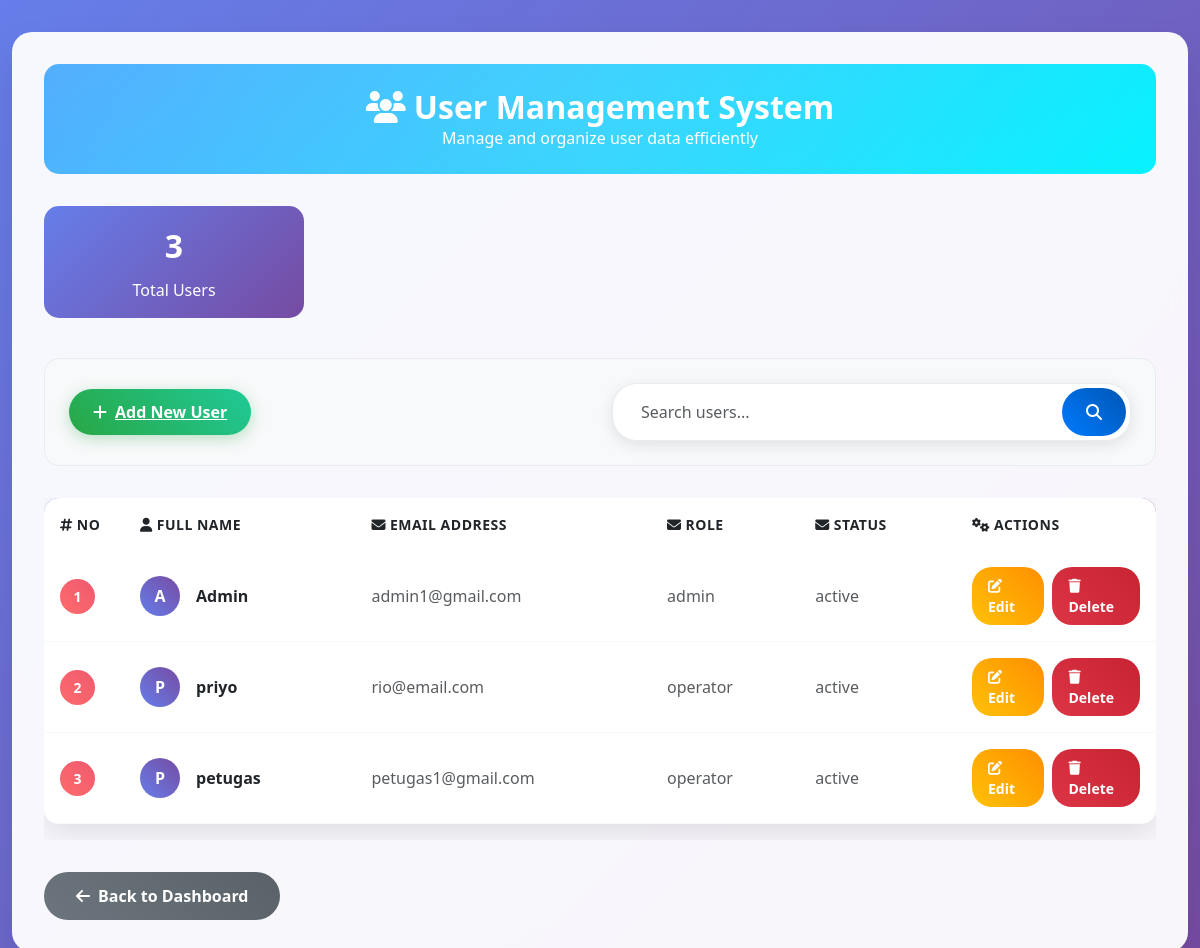
/views/users.php (signed in), run on the app's committed database.
### tables this page shows
CREATE TABLE `users` (
  `id` int(11) NOT NULL,
  `name` varchar(255) NOT NULL,
  `email` varchar(255) NOT NULL,
  `password` varchar(255) NOT NULL,
  `role` enum('admin','operator','viewer') DEFAULT 'operator',
  `status` enum('active','inactive') DEFAULT 'active',
  `created_at` timestamp NULL DEFAULT current_timestamp(),
  `updated_at` timestamp NULL DEFAULT current_timestamp() ON UPDATE current_timestamp()
);

### views/users.php (the view, shortened to what this page needs)
<?php
include '../config/panggil.php';
$result = $conn->query("SELECT * FROM users ORDER BY id ASC");
?>
<!DOCTYPE html>
<html lang="en">
<head>
    <link href="https://cdn.jsdelivr.net/npm/bootstrap@5.3.0/dist/css/bootstrap.min.css" rel="stylesheet">
    <link href="https://cdnjs.cloudflare.com/ajax/libs/font-awesome/6.4.0/css/all.min.css" rel="stylesheet">
</head>
<body>
<div class="container-fluid">
    <div class="main-container">
        <div class="page-header">
            <h2><i class="fas fa-users me-2"></i>User Management System</h2>
            <p class="mb-0">Manage and organize user data efficiently</p>
        </div>
        <div class="row mb-4">
            <div class="col-md-3">
                <div class="stats-card">
                    <div class="stats-number"><?= $result->num_rows; ?></div>
                    <div>Total Users</div>
                </div>
            </div>
        </div>
        <div class="action-bar">
            <div class="row align-items-center">
                <div class="col-md-6">
                    <a href="tambah-user.php" class="btn-add">
                        <i class="fas fa-plus me-2"></i>Add New User
                    </a>
                </div>
                <div class="col-md-6">
                    <form class="search-form d-flex" method="get">
                        <input class="form-control me-2" type="search" name="q" placeholder="Search users...">
                        <button class="btn-search" type="submit">
                            <i class="fas fa-search"></i>
                        </button>
                    </form>
                </div>
            </div>
        </div>
        <?php if ($result->num_rows > 0): ?>
        <div class="table-responsive">
            <table class="table data-table">
                <thead>
                    <tr>
                        <th style="width: 80px;">
                            <i class="fas fa-hashtag me-1"></i>No
                        </th>
                        <th>
                            <i class="fas fa-user me-1"></i>Full Name
                        </th>
                        <th>
                            <i class="fas fa-envelope me-1"></i>Email Address
                        </th>
                        <th>
                            <i class="fas fa-envelope me-1"></i>Role
                        </th>
                        <th>
                            <i class="fas fa-envelope me-1"></i>Status
                        </th>
                        <th style="width: 200px;">
                            <i class="fas fa-cogs me-1"></i>Actions
                        </th>
                    </tr>
                </thead>
                <tbody>
                    <?php
                    $no = 1;
                    while ($row = $result->fetch_assoc()):
                    ?>
                    <tr>
                        <td>
                            <div class="row-number"><?= $no++; ?></div>
                        </td>
                        <td>
                            <div class="d-flex align-items-center">
                                <div class="avatar me-3" style="width: 40px; height: 40px; background: linear-gradient(45deg, #667eea, #764ba2); border-radius: 50%; display: flex; align-items: center; justify-content: center; color: white; font-weight: 700;">
                                    <?= strtoupper(substr($row['name'], 0, 1)); ?>
                                </div>
                                <div>
                                    <div class="fw-bold"><?= htmlspecialchars($row['name']); ?></div>
                                </div>
                            </div>
                        </td>
                        <td>
                            <span class="text-muted"><?= htmlspecialchars($row['email']); ?></span>
                        </td>
                        <td>
                            <span class="text-muted"><?= htmlspecialchars($row['role']); ?></span>
                        </td>
                        <td>
                            <span class="text-muted"><?= htmlspecialchars($row['status']); ?></span>
                        </td>
                        <td>
                            <div class="action-buttons">
                                <a href="edit-user.php?id=<?= $row['id']; ?>" class="btn-edit">
                                    <i class="fas fa-edit me-1"></i>Edit
                                </a>
                                <a href="hapus-user.php?id=<?= $row['id']; ?>" class="btn-delete" onclick="return confirm('Are you sure you want to delete this user?')">
                                    <i class="fas fa-trash me-1"></i>Delete
                                </a>
                            </div>
                        </td>
                    </tr>
                    <?php endwhile; ?>
                </tbody>
            </table>
        </div>
        <?php endif; ?>
        <a href="dashboard.php" class="back-button">
            <i class="fas fa-arrow-left"></i>Back to Dashboard
        </a>
    </div>
</div>
</body>
</html>

### views/users.php (style rules this page uses)
body { background: linear-gradient(135deg, #667eea 0%, #764ba2 100%); min-height: 100vh; font-family: 'Segoe UI', Tahoma, Geneva, Verdana, sans-serif; }
.main-container { background: rgba(255, 255, 255, 0.95); backdrop-filter: blur(10px); border-radius: 20px; box-shadow: 0 20px 40px rgba(0,0,0,0.1); margin: 2rem auto; padding: 2rem; max-width: 1200px; }
.page-header { background: linear-gradient(135deg, #4facfe 0%, #00f2fe 100%); color: white; padding: 1.5rem; border-radius: 15px; margin-bottom: 2rem; text-align: center; position: relative; overflow: hidden; }
.page-header::before { content: ''; position: absolute; top: -50%; left: -50%; width: 200%; height: 200%; background: radial-gradient(circle, rgba(255,255,255,0.1) 0%, transparent 70%); animation: shimmer 3s infinite; }
.page-header h2 { margin: 0; font-weight: 700; font-size: 2rem; position: relative; z-index: 1; }
.action-bar { background: #f8f9fa; padding: 1.5rem; border-radius: 15px; margin-bottom: 2rem; border: 1px solid #e9ecef; }
.btn-add { background: linear-gradient(45deg, #28a745, #20c997); border: none; padding: 0.75rem 1.5rem; border-radius: 25px; color: white; font-weight: 600; transition: all 0.3s ease; box-shadow: 0 4px 15px rgba(40, 167, 69, 0.3); }
.search-form { background: white; border-radius: 25px; padding: 0.25rem; box-shadow: 0 4px 15px rgba(0,0,0,0.1); border: 1px solid #e9ecef; }
.search-form .form-control { border: none; border-radius: 25px; padding: 0.75rem 1.5rem; background: transparent; }
.btn-search { background: linear-gradient(45deg, #007bff, #0056b3); border: none; border-radius: 25px; padding: 0.75rem 1.5rem; color: white; font-weight: 600; transition: all 0.3s ease; }
.data-table { background: white; border-radius: 15px; overflow: hidden; box-shadow: 0 10px 30px rgba(0,0,0,0.1); border: none; }
.data-table thead { background: linear-gradient(135deg, #667eea 0%, #764ba2 100%); color: white; }
.data-table th { border: none; padding: 1rem; font-weight: 600; text-transform: uppercase; letter-spacing: 0.5px; font-size: 0.875rem; }
.data-table td { border: none; padding: 1rem; vertical-align: middle; border-bottom: 1px solid #f8f9fa; }
.data-table tbody tr { transition: all 0.3s ease; }
.row-number { background: linear-gradient(45deg, #ff6b6b, #ee5a6f); color: white; width: 35px; height: 35px; border-radius: 50%; display: flex; align-items: center; justify-content: center; font-weight: 700; font-size: 0.875rem; }
.action-buttons { display: flex; gap: 0.5rem; }
.btn-edit { background: linear-gradient(45deg, #ffc107, #ff8f00); color: white; border: none; padding: 0.5rem 1rem; border-radius: 20px; font-size: 0.875rem; font-weight: 600; transition: all 0.3s ease; text-decoration: none; }
.btn-delete { background: linear-gradient(45deg, #dc3545, #c82333); color: white; border: none; padding: 0.5rem 1rem; border-radius: 20px; font-size: 0.875rem; font-weight: 600; transition: all 0.3s ease; text-decoration: none; }
.back-button { background: linear-gradient(45deg, #6c757d, #5a6268); color: white; padding: 0.75rem 2rem; border-radius: 25px; text-decoration: none; font-weight: 600; transition: all 0.3s ease; display: inline-flex; align-items: center; gap: 0.5rem; margin-top: 2rem; }
.stats-card { background: linear-gradient(135deg, #667eea 0%, #764ba2 100%); color: white; padding: 1rem; border-radius: 15px; text-align: center; margin-bottom: 1rem; }
.stats-number { font-size: 2rem; font-weight: 700; margin-bottom: 0.5rem; }

### data on the page
users: name "A", name "Admin", email "admin1@gmail.com", role "admin", status "active"
users: name "P", name "priyo", email "rio@email.com", role "operator", status "active"
users: name "P", name "petugas", email "petugas1@gmail.com", role "operator", status "active"

### other printed values
$result->num_rows "3"
